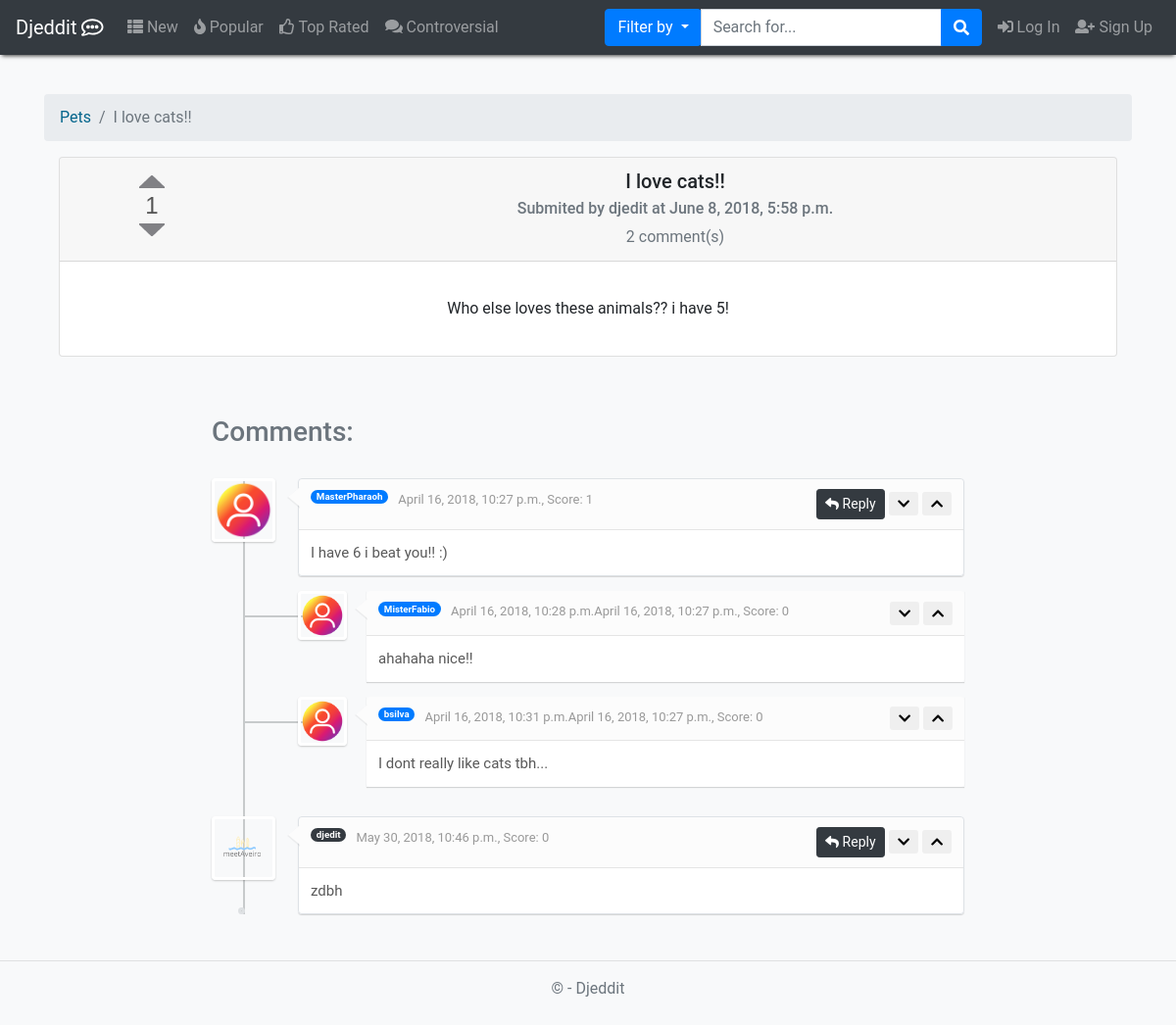
/topic/Pets/post/3/, run on the app's committed database.
### app/models.py (models this page shows, shortened)
class Post(models.Model):
    topic = models.ForeignKey(Topic, on_delete=models.CASCADE)
    title = models.CharField(max_length=120, blank=False)  # campo obrigatório
    content = models.CharField(max_length=100000, blank=False)
    clicks = models.IntegerField(blank=False, default=0)
    userUpVotesPost = models.ManyToManyField(Profile, related_name='post_user_up', blank=True)
    userDownVotesPost = models.ManyToManyField(Profile, related_name='post_user_down', blank=True)
    userSaved = models.ManyToManyField(Profile, blank=True, related_name='user_post_saved')
    userHidden = models.ManyToManyField(Profile, blank=True, related_name='user_post_hidden')
    date = models.DateTimeField(auto_now=True)
    userOP = models.ForeignKey(User, on_delete=models.CASCADE)
    nComments = models.IntegerField(default=0, validators=[MinValueValidator(0)])

class Comment(models.Model):
    user = models.ForeignKey(User, on_delete=models.CASCADE)
    post = models.ForeignKey(Post, on_delete=models.CASCADE)
    date = models.DateTimeField(auto_now=True)
    userUpVotesComments = models.ManyToManyField(Profile, related_name='comment_user_up',
                                                 blank=True)
    userDownVotesComments = models.ManyToManyField(Profile, related_name='comment_user_down',
                                                   blank=True)
    text = models.CharField(max_length=10000, blank=False)
    reply = models.ForeignKey("self", null=True, blank=True, related_name='replies',
                              on_delete=models.CASCADE)
    nReplies = models.IntegerField(default=0)

class Profile(models.Model):
    GENDER_CHOICES = (
        ('M', 'Male'),
        ('F', 'Female'),
        ('N', 'None')
    )
    user = models.OneToOneField(User, on_delete=models.CASCADE)
    user_details = models.CharField(max_length=200, blank=True)
    birth_date = models.DateField(null=True, blank=True)
    registration_date = models.DateField(null=False, default=datetime.now)
    user_picture = models.ImageField(upload_to='user_data/pictures/',
                                     default='user_data/pictures/pic.png',
                                     blank=True)
    gender = models.CharField(max_length=1, choices=GENDER_CHOICES, default='N')
    subscriptions = models.ManyToManyField(Topic, blank=True)
    PRIVACY_CHOICES = (
        ('N', 'No One'),
        ('F', 'Friends'),
        ('E', 'Everybody')
    )
    profile_info_permission = models.CharField(max_length=1, choices=PRIVACY_CHOICES, default='F')
    profile_friends_permission = models.CharField(max_length=1, choices=PRIVACY_CHOICES, default='F')
    profile_topics_permission = models.CharField(max_length=1, choices=PRIVACY_CHOICES, default='F')
    profile_posts_permission = models.CharField(max_length=1, choices=PRIVACY_CHOICES, default='F')
    profile_comments_permission = models.CharField(max_length=1, choices=PRIVACY_CHOICES, default='F')

### app/views.py (the view)
# urls.py: path('topic/<str:topicName>/post/<int:postID>/', views.postPage, name="post"),
def postPage(request, topicName, postID):
    post = Post.objects.get(id=postID)
    post.clicks += 1
    post.save()
    if request.method == 'POST':
        form = CommentOnPost(request.POST)
        if form.is_valid():
            try:
                comment_id = int(request.POST.get('comment_id'))
            except:
                comment_id = None  # not a reply
            text = form.cleaned_data["comment"]
            if not comment_id == None:
                c = Comment(user=request.user, post=post, date=datetime.now(),
                            text=text, reply=Comment.objects.get(id=comment_id))
            else:
                c = Comment(user=request.user, post=post, date=datetime.now(),
                            text=text, reply=None)
                post.nComments += 1
                post.save()
            c.save()
            form = CommentOnPost()  # clear fields
            text = ""
            return render(request, 'post.html', {"post": post,
                                                 "comments": Comment.objects.filter(post__id=postID),
                                                 "topicName": topicName, 'form': form})
    else:
        form = CommentOnPost()
    if post is None:
        return custom_redirect('search', q=post)
    else:
        comments = Comment.objects.filter(post__id=postID)
        tparams = {
            "post": post,
            "topicName": topicName,
            "comments": comments,
            'form': form
        }
    return render(request, "post.html", tparams)

### templates/post.html (shortened to what this page needs)
{% extends 'layout.html' %}
{% block styles %}
    <link rel="stylesheet" type="text/css" href="/static/content/comments.css">
    <link rel="stylesheet" type="text/css" href="/static/content/jquery.upvote.css">
{% endblock %}
{% load app_extras %}
{% block content %}
    <nav aria-label="breadcrumb">
        <ol class="breadcrumb">
            <li class="breadcrumb-item"><a href="{% url "topic"  topicName=topicName %}">{{ topicName }}</a></li>
            <li class="breadcrumb-item active" aria-current="page">{{ post.title }}</li>
        </ol>
    </nav>
        <div class="container">
            <div class="card text-center">
                <div class="card-header">
                    <div class="row">
                        <div class="col-2">
                            <div id="topic" class="upvote">
                                <a id="upvote_post" class="upvote{% if request.user.profile in post.userUpVotesPost.all %} upvote-on {% endif %}"
                                   {% if user.is_authenticated %} onclick="upvote_post({{ post.id }})"
                                   {% else %} data-toggle="tooltip" data-placement="top"
                                    data-original-title="You must be logged in to upvote a post. Please login or create an account first." aria-describedby="tooltip" {% endif %}
                                   style="cursor: pointer;"></a>
                                <span id="post_score" class="count">{{ post.userUpVotesPost.count|subtract:post.userDownVotesPost.count }}</span>
                                <a id="downvote_post" class="downvote{% if request.user.profile in post.userDownVotesPost.all %} downvote-on {% endif %}"
                                   {% if user.is_authenticated %}onclick="downvote_post({{ post.id }})"
                                   {% else %} data-toggle="tooltip" data-placement="bottom"
                                   data-original-title="You must be logged in to upvote a post. Please login or create an account first." aria-describedby="tooltip" {% endif %}style="cursor: pointer;"></a>
                            </div>
                        </div>
                        <div class="col-10">
                            <h5 class="card-title">{{ post.title }}</h5>
                            <h6 class="card-subtitle mb-2 text-muted">Submited by {{ post.userOP.username }} at {{ post.date }}</h6>
                            <h7 class="card-subtitle mb-3 text-muted"> {{ post.nComments }} comment(s) </h7>
                        </div>
                    </div>
                </div>
                <div class="card-body">
                    <p class="card-text">{{ post.content|linebreaks }}</p>
                </div>
                {% if user.is_authenticated %}
                            {% load social_share %}
                            {% url "post" topicName=post.topic.name postID=post.id as relative_url %}
                {% endif %}
            </div>
        </div>
    <div class="row">
        <div class="comments-container">
            <h3 class="text-centert text-muted">Comments: </h3>
            <ul id="comments-list" class="comments-list">
                {% for comment in comments %}
                    {% if comment.reply == None %}
                        <li>
                            <div class="comment-main-level">
                                <div class="comment-avatar">
                                    <img src="{{ MEDIA_URL }}{{ comment.user.profile.user_picture }}" alt="">
                                </div>
                                <div class="comment-box border rounded">
                                    <div class="comment-head">
                                        {% if comment.user.username == post.userOP.username %}
                                            <span style="padding-right: 10px">
                                                <a class="badge badge-pill badge-dark" href="{% url 'user' username=comment.user.username %}">{{ comment.user.username }}</a>
                                            </span>
                                        {% else %}
                                            <span style="padding-right: 10px">
                                                <a class="badge badge-pill badge-primary" href="{% url 'user' username=comment.user.username %}">{{ comment.user.username }}
                                                </a>
                                            </span>
                                        {% endif %}
                                        <span> {{ comment.date }}, Score: <p style="display:inline" id="score_{{ comment.id }}">{{ comment.userUpVotesComments.count|subtract:comment.userDownVotesComments.count }}</p></span>
                                        <div class="btn-group-sm float-right" role="group" aria-label="...">
                                            <button class="btn btn-dark btn-sm" {% if user.is_authenticated %} onclick="myFunction({{ comment.id }})"
                                                {% else %}data-toggle="tooltip" data-placement="top" data-original-title="You must be logged in to reply to a comment. Please loggin or create an account."
                                                    aria-describedby="tooltip" {% endif %}>
                                                <i class="fas fa-reply"></i> Reply
                                            </button>
                                            <button id="downvote_comment_{{ comment.id }}" {% if user.is_authenticated %} onclick="downvote_comment({{ comment.id }})"
                                            {% else %} data-toggle="tooltip" data-placement="bottom" data-original-title="You must be logged in to downvote a comment. Please loggin or create an account." aria-describedby="tooltip"{% endif %}
                                                    class="btn {% if request.user.profile in comment.userDownVotesComments.all %} btn-danger {% endif %}">
                                                <i class="fa fa-chevron-down"></i>
                                            </button>
                                            <button id="upvote_comment_{{ comment.id }}" {% if user.is_authenticated %} onclick="upvote_comment({{ comment.id }})"
                                            {% else %}data-toggle="tooltip" data-placement="top" data-original-title="You must be logged in to upvote a comment. Please loggin or create an account." aria-describedby="tooltip"{% endif %}
                                                    class="btn {% if request.user.profile in comment.userUpVotesComments.all %} btn-success {% endif %}">
                                                <i class="fa fa-chevron-up"></i>
                                            </button>
                                        </div>
                                    </div>
                                    <div class="comment-content">
                                        {{ comment.text }}
                                    </div>
                                </div>
                            </div>
                            {% for reply in comment.replies.all %}
                                <ul class="comments-list reply-list">
                                    <li>
                                        <div class="comment-avatar">
                                            <img src="{{ MEDIA_URL }}{{ reply.user.profile.user_picture }}" alt="">
                                        </div>
                                        <div class="comment-box">
                                            <div class="comment-head">
                                                {% if reply.user.username == post.userOP.username %}
                                            <span style="padding-right: 10px">
                                                <a class="badge badge-pill badge-dark" href="{% url 'user' username=reply.user.username %}">{{ reply.user.username }}</a>
                                            </span>
                                            {% else %}
                                            <span style="padding-right: 10px">
                                                <a class="badge badge-pill badge-primary" href="{% url 'user' username=reply.user.username %}">{{ reply.user.username }}
                                                </a>
                                            </span>
                                            {% endif %}
                                                <span>{{ reply.date }}</span>
                                                <span> {{ comment.date }}, Score: <p style="display:inline" id="score_{{ reply.id }}">{{ reply.userUpVotesComments.count|subtract:reply.userDownVotesComments.count }}</p></span>
                                            <div class="btn-group-sm float-right" role="group" aria-label="...">
                                                <button id="downvote_comment_{{ reply.id }}" {% if user.is_authenticated %} onclick="downvote_comment({{ reply.id }})"
                                                {% else %} data-toggle="tooltip" data-placement="bottom" data-original-title="You must be logged in to downvote a reply. Please loggin or create an account."
                                                {% endif %} class="btn {% if request.user.profile in reply.userDownVotesComments.all %} btn-danger {% endif %}">
                                                    <i class="fa fa-chevron-down"></i>
                                                </button>
                                                <button id="upvote_comment_{{ reply.id }}" {% if user.is_authenticated %} onclick="upvote_comment({{ reply.id }})"
                                                {% else %}data-toggle="tooltip" data-placement="top" data-original-title="You must be logged in to upvote a reply. Please loggin or create an account."
                                                {% endif %} class="btn {% if request.user.profile in reply.userUpVotesComments.all %} btn-success {% endif %}">
                                                    <i class="fa fa-chevron-up"></i>
                                                </button>
                                            </div>
                                            </div>
                                            <div class="comment-content">
                                                {{ reply.text }}
                                            </div>
                                        </div>
                                    </li>
                                </ul>
                            {% endfor %}
                        </li>
                    {% endif %}
                {% endfor %}
            </ul>
        </div>
    </div>
{% endblock %}

### data on the page
Post: topic "Pets", title "I love cats!!", userUpVotesPost.count|subtract "1", userOP.username "djedit", date "June 8, 2018, 5:58 p.m.", nComments "2", content "Who else loves these animals?? i have 5!"
Comment: user.profile.user_picture (picture), user.username "MasterPharaoh", date "April 16, 2018, 10:27 p.m.", userUpVotesComments.count|subtract "1", text "I have 6 i beat you!! :)"
Comment: user.profile.user_picture (picture), user.username "MisterFabio", date "April 16, 2018, 10:28 p.m.", userUpVotesComments.count|subtract "0", text "ahahaha nice!!"
Comment: user.profile.user_picture (picture), user.username "bsilva", date "April 16, 2018, 10:31 p.m.", userUpVotesComments.count|subtract "0", text "I dont really like cats tbh..."
Comment: user.profile.user_picture (picture), user.username "djedit", date "May 30, 2018, 10:46 p.m.", userUpVotesComments.count|subtract "0", text "zdbh"
